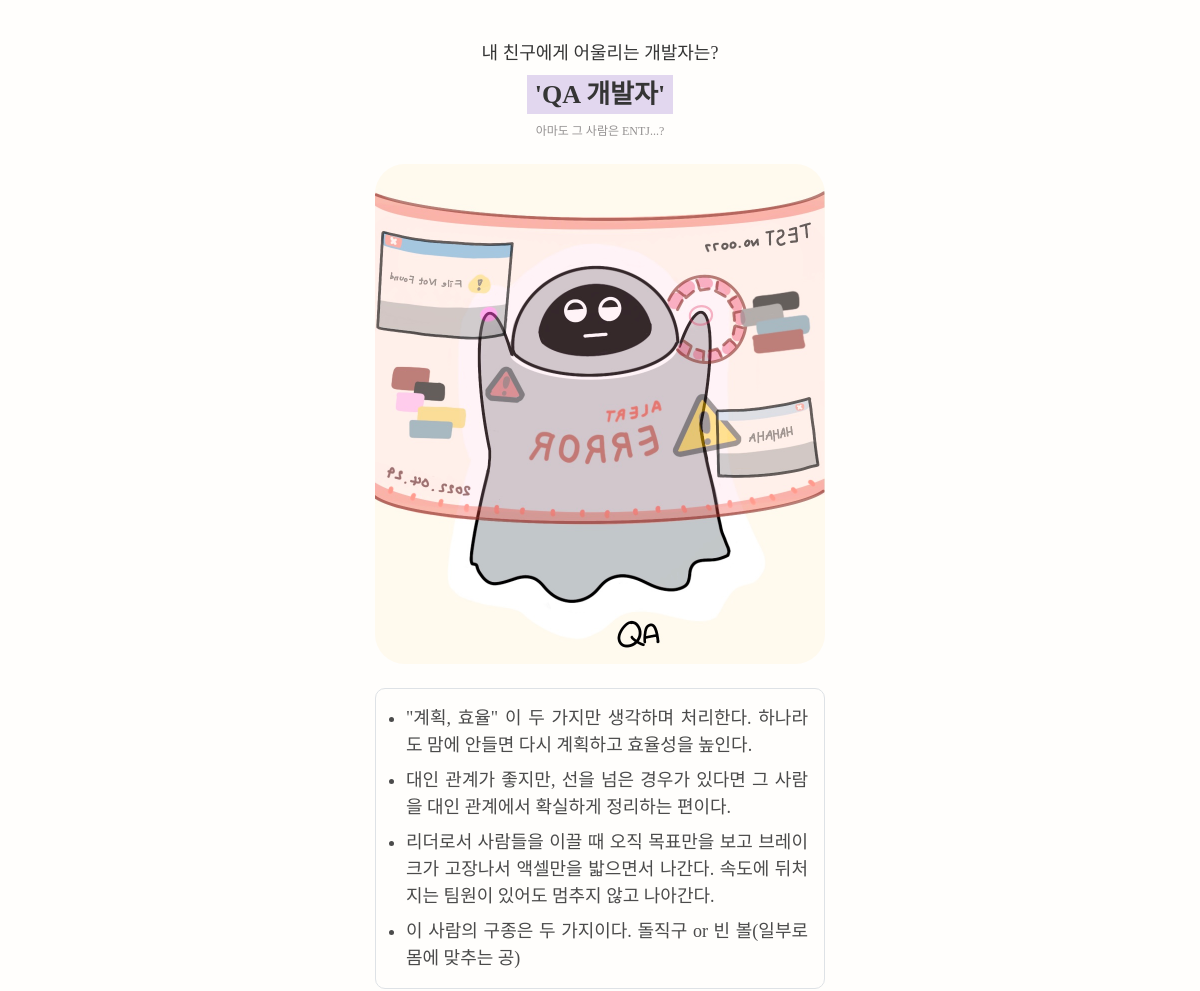
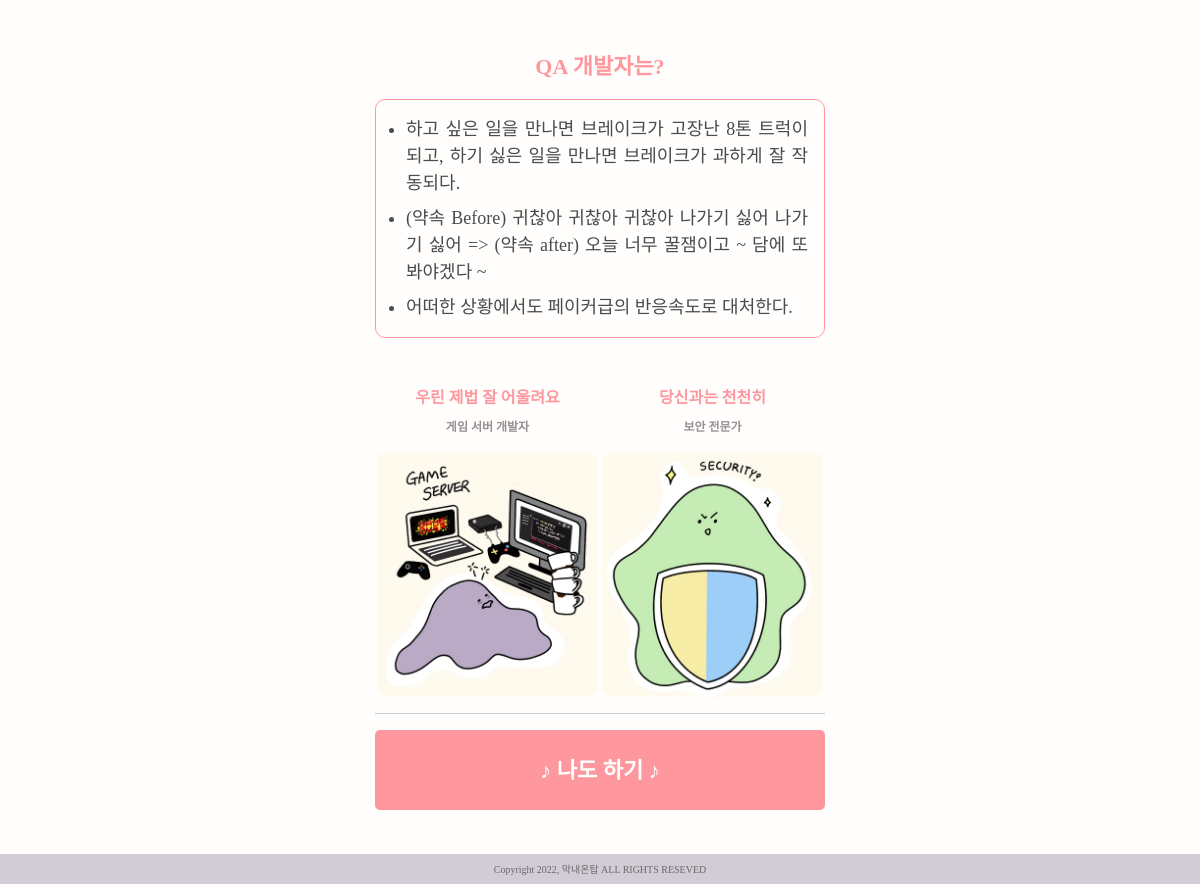
Screenshot of /mbti/share/ENTJ/ with the database file from the repository (2 pictures, top to bottom).
### MBTI/models.py (models this page shows)
class Mbti(models.Model):
    mbti_name = models.TextField()
    title = models.TextField()
    mbti_type = models.TextField()
    best_mbti = models.IntegerField(default=0)
    worst_mbti = models.IntegerField(default=0)
    top_image = models.ImageField(null=True, blank=True)
    view_cnt = models.IntegerField(default=0)

class BaseInfo(models.Model):
    mbti = models.ForeignKey(
        Mbti,
        on_delete=models.CASCADE,
        related_name= 'base_info'
    )
    content = models.TextField()

### MBTI/views.py (the view)
# urls.py: path('share/<str:mbti>/', views.share_result_page, name='share_result_page'),
def share_result_page(request, mbti):
    mbti_names = Mbti.objects.filter(mbti_name = mbti)[0]
    base_infos = BaseInfo.objects.filter(mbti_id = mbti_names.pk)
    another_infos = AnotherInfo.objects.filter(mbti_id = mbti_names.pk)
    how_tos = Howto.objects.filter(mbti_id = mbti_names.pk)
    best_mbti = Mbti.objects.filter(pk = mbti_names.best_mbti)[0]
    worst_mbti = Mbti.objects.filter(pk = mbti_names.worst_mbti)[0]
    context = {
        'title' : mbti_names.title,
        'mbti_type': mbti_names.mbti_type,
        'mbti_name' : mbti_names.mbti_name,
        'top_image': mbti_names.top_image,
        'best_mbti' : best_mbti,
        'worst_mbti' : worst_mbti,
        'base_infos' : base_infos,
        'another_infos' : another_infos,
        'how_tos' : how_tos,
    }
    return render(request, 'MBTI/result_share.html', context)

### MBTI/templates/MBTI/result_share.html
{% extends 'base.html' %}
{% load static %}
{% block content %}
  <div class="d-flex flex-column align-items-center">
    <div class="res-subtitle">내 친구에게 어울리는 개발자는?</div>
    <div class="res-maintitle px-2 my-2">'{{ mbti_type }}'</div>
    <div class="res-mbti">아마도 그 사람은 {{ mbti_name }}...?</div>
  </div>
  <img src="{% get_static_prefix %}{{ top_image }}" alt="res-main-img" class="main-img mt-4 mb-3">
  <ul class="content-font pt-2 pb-3 pe-3 mt-2 mb-3 border">
    {% for info in base_infos %}
      <li class="mt-2">{{ info.content }}</li>
    {% endfor %}
  </ul>
  <p class="develop-title">{{mbti_type}}는?</p>
  <ul class="develop-font pt-2 pb-3 pe-3 mt-2 mb-5 border">
    <li class="mt-2">하고 싶은 일을 만나면 브레이크가 고장난 8톤 트럭이 되고, 하기 싫은 일을 만나면 브레이크가 과하게 잘 작동되다.</li>
    <li class="mt-2">(약속 Before) 귀찮아 귀찮아 귀찮아 나가기 싫어 나가기 싫어 => (약속 after) 오늘 너무 꿀잼이고 ~ 담에 또 봐야겠다 ~</li>
    <li class="mt-2">어떠한 상황에서도 페이커급의 반응속도로 대처한다.</li>
  </ul>
  <div class="w-100 row m-0">
    <div class="w-50 d-flex col-6 flex-column align-items-center p-0">
      <p class="chemi-title mb-2">우린 제법 잘 어울려요</p>
      <p class="chemi-name">{{ best_mbti.mbti_type }}</p>
      <img src="{% get_static_prefix %}{{ best_mbti.top_image }}" alt="best-chemi-img" class="chemi-img">
    </div>
    <div class="w-50 d-flex col-6 flex-column align-items-center p-0">
      <p class="chemi-title mb-2">당신과는 천천히</p>
      <p class="chemi-name">{{ worst_mbti.mbti_type }}</p>
      <img src="{% get_static_prefix %}{{ worst_mbti.top_image }}" alt="worst-chemi-img" class="chemi-img">
    </div>
  </div>
  <hr class="my-3">
  <a href="{% url 'mbti:main_page' %}" class="mt-2 mb-4 d-flex justify-content-center align-items-center start-box">
    <span class="start-font">
      ♪ 나도 하기 ♪
    </span>
  </a>
{% endblock content %}

### MBTI/static/mbti.css (style rules this page uses)
body { background: #FFFEFC; }
.main-img { border-radius: 30px; width: 100%; }
.start-box { background: #FF989E; border: 0; border-radius: 5px; width: 100%; height: 60px; text-decoration: none; }
.start-font { font-family: 'Leferi Point Type'; font-style: normal; font-weight: 800; font-size: 22px; color: #FFFFFF; }
.res-subtitle { font-family: 'Leferi Base Type'; font-style: normal; font-weight: 400; font-size: 14px; color: #353535; text-align: center; }
.res-maintitle { font-family: 'Leferi Base Type'; font-style: normal; font-weight: 700; font-size: 20px; color: #353535; text-align: center; background: #E2D7EF; }
.res-mbti { font-family: 'Leferi Base Type'; font-style: normal; font-weight: 400; font-size: 12px; color: #949191; text-align: center; }
.content-font { font-family: 'SUIT'; font-style: normal; font-weight: 500; font-size: 14px; text-align: justify; color: #4B4B4B; border-radius: 10px; padding-left: 30px; }
.develop-title { font-family: 'Leferi Base Type'; font-style: normal; font-weight: 700; font-size: 18px; text-align: center; color: #FF989E; margin-top: 32px; }
.develop-font { font-family: 'SUIT'; font-style: normal; font-weight: 500; font-size: 14px; text-align: justify; color: #4B4B4B; border-radius: 10px; border-color: #FF989E !important; padding-left: 30px; }
.chemi-title { font-family: 'Leferi Base Type'; font-style: normal; font-weight: 700; font-size: 12px; text-align: center; color: #FF989E; }
.chemi-name { font-family: 'Leferi Base Type'; font-style: normal; font-weight: 700; font-size: 8px; text-align: center; color: #949191; }
.chemi-img { width: 98%; margin-left: auto; margin-right: auto; border-radius: 10px; }
@media (min-width: 480px) { .start-box { height: 80px; } }
@media (min-width: 480px) { .res-subtitle { font-size: 18px; } }
@media (min-width: 480px) { .res-maintitle { font-size: 26px; } }
@media (min-width: 480px) { .content-font { font-size: 18px; } }
@media (min-width: 480px) { .develop-title { font-size: 22px; margin-top: 52px; } }
@media (min-width: 480px) { .develop-font { font-size: 18px; } }
@media (min-width: 480px) { .chemi-title { font-size: 16px; } }
@media (min-width: 480px) { .chemi-name { font-size: 12px; } }

### rows the page displays
Mbti: mbti_type "QA 개발자", mbti_name "ENTJ", top_image (picture)
BaseInfo: content "\"계획, 효율\" 이 두 가지만 생각하며 처리한다. 하나라도 맘에 안들면 다시 계획하고 효율성을 높인다."
BaseInfo: content "대인 관계가 좋지만, 선을 넘은 경우가 있다면 그 사람을 대인 관계에서 확실하게 정리하는 편이다."
BaseInfo: content "리더로서 사람들을 이끌 때 오직 목표만을 보고 브레이크가 고장나서 액셀만을 밟으면서 나간다. 속도에 뒤처지는 팀원이 있어도 멈추지 않고 나아간다."
BaseInfo: content "이 사람의 구종은 두 가지이다. 돌직구 or 빈 볼(일부로 몸에 맞추는 공)"
Mbti: mbti_type "게임 서버 개발자", top_image (picture)
Mbti: mbti_type "보안 전문가", top_image (picture)
